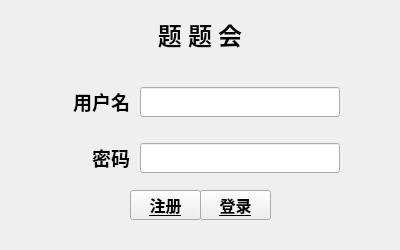
<?xml version="1.0" encoding="UTF-8"?>
<ui version="4.0">
 <class>loginForm</class>
 <widget class="QWidget" name="loginForm">
  <property name="geometry">
   <rect>
    <x>0</x>
    <y>0</y>
    <width>400</width>
    <height>250</height>
   </rect>
  </property>
  <property name="minimumSize">
   <size>
    <width>400</width>
    <height>250</height>
   </size>
  </property>
  <property name="maximumSize">
   <size>
    <width>400</width>
    <height>250</height>
   </size>
  </property>
  <property name="font">
   <font>
    <weight>50</weight>
    <bold>false</bold>
   </font>
  </property>
  <property name="acceptDrops">
   <bool>false</bool>
  </property>
  <property name="windowTitle">
   <string>题题会</string>
  </property>
  <widget class="QLabel" name="title">
   <property name="geometry">
    <rect>
     <x>100</x>
     <y>10</y>
     <width>200</width>
     <height>50</height>
    </rect>
   </property>
   <property name="font">
    <font>
     <family>黑体</family>
     <pointsize>18</pointsize>
     <weight>75</weight>
     <italic>false</italic>
     <bold>true</bold>
    </font>
   </property>
   <property name="text">
    <string>&lt;html&gt;&lt;head/&gt;&lt;body&gt;&lt;p&gt;&lt;span style=&quot; color:#000000;&quot;&gt;题  题  会&lt;/span&gt;&lt;/p&gt;&lt;/body&gt;&lt;/html&gt;</string>
   </property>
   <property name="alignment">
    <set>Qt::AlignCenter</set>
   </property>
  </widget>
  <widget class="QPushButton" name="goregisterButton">
   <property name="geometry">
    <rect>
     <x>130</x>
     <y>190</y>
     <width>71</width>
     <height>30</height>
    </rect>
   </property>
   <property name="font">
    <font>
     <family>黑体</family>
     <pointsize>12</pointsize>
     <weight>75</weight>
     <italic>false</italic>
     <bold>true</bold>
     <underline>true</underline>
    </font>
   </property>
   <property name="cursor">
    <cursorShape>PointingHandCursor</cursorShape>
   </property>
   <property name="styleSheet">
    <string notr="true">border-image: url(:/button/button.png);</string>
   </property>
   <property name="text">
    <string>注册</string>
   </property>
  </widget>
  <widget class="QPushButton" name="gologinButton">
   <property name="geometry">
    <rect>
     <x>200</x>
     <y>190</y>
     <width>71</width>
     <height>30</height>
    </rect>
   </property>
   <property name="font">
    <font>
     <family>黑体</family>
     <pointsize>12</pointsize>
     <weight>75</weight>
     <bold>true</bold>
     <underline>true</underline>
    </font>
   </property>
   <property name="cursor">
    <cursorShape>PointingHandCursor</cursorShape>
   </property>
   <property name="styleSheet">
    <string notr="true">border-image: url(:/button/button.png);</string>
   </property>
   <property name="text">
    <string>登录</string>
   </property>
  </widget>
  <widget class="QLineEdit" name="passwordEdit">
   <property name="geometry">
    <rect>
     <x>140</x>
     <y>143</y>
     <width>200</width>
     <height>30</height>
    </rect>
   </property>
   <property name="font">
    <font>
     <pointsize>9</pointsize>
     <kerning>false</kerning>
    </font>
   </property>
   <property name="styleSheet">
    <string notr="true"/>
   </property>
   <property name="maxLength">
    <number>10</number>
   </property>
   <property name="echoMode">
    <enum>QLineEdit::Password</enum>
   </property>
   <property name="dragEnabled">
    <bool>false</bool>
   </property>
   <property name="readOnly">
    <bool>false</bool>
   </property>
   <property name="clearButtonEnabled">
    <bool>true</bool>
   </property>
  </widget>
  <widget class="QLabel" name="username">
   <property name="enabled">
    <bool>true</bool>
   </property>
   <property name="geometry">
    <rect>
     <x>60</x>
     <y>87</y>
     <width>70</width>
     <height>30</height>
    </rect>
   </property>
   <property name="font">
    <font>
     <family>黑体</family>
     <pointsize>14</pointsize>
     <weight>75</weight>
     <bold>true</bold>
    </font>
   </property>
   <property name="text">
    <string>&lt;html&gt;&lt;head/&gt;&lt;body&gt;&lt;p&gt;&lt;span style=&quot; color:#000000;&quot;&gt;用户名&lt;/span&gt;&lt;/p&gt;&lt;/body&gt;&lt;/html&gt;</string>
   </property>
   <property name="alignment">
    <set>Qt::AlignRight|Qt::AlignTrailing|Qt::AlignVCenter</set>
   </property>
  </widget>
  <widget class="QLineEdit" name="usernameEdit">
   <property name="geometry">
    <rect>
     <x>140</x>
     <y>87</y>
     <width>200</width>
     <height>30</height>
    </rect>
   </property>
   <property name="font">
    <font>
     <pointsize>14</pointsize>
     <weight>50</weight>
     <bold>false</bold>
     <kerning>false</kerning>
    </font>
   </property>
   <property name="autoFillBackground">
    <bool>false</bool>
   </property>
   <property name="styleSheet">
    <string notr="true"/>
   </property>
   <property name="text">
    <string/>
   </property>
   <property name="clearButtonEnabled">
    <bool>true</bool>
   </property>
  </widget>
  <widget class="QLabel" name="password">
   <property name="geometry">
    <rect>
     <x>60</x>
     <y>143</y>
     <width>70</width>
     <height>30</height>
    </rect>
   </property>
   <property name="font">
    <font>
     <family>黑体</family>
     <pointsize>14</pointsize>
     <weight>75</weight>
     <italic>false</italic>
     <bold>true</bold>
    </font>
   </property>
   <property name="text">
    <string>&lt;html&gt;&lt;head/&gt;&lt;body&gt;&lt;p&gt;&lt;span style=&quot; color:#000000;&quot;&gt;密码&lt;/span&gt;&lt;/p&gt;&lt;/body&gt;&lt;/html&gt;</string>
   </property>
   <property name="alignment">
    <set>Qt::AlignRight|Qt::AlignTrailing|Qt::AlignVCenter</set>
   </property>
  </widget>
  <widget class="QLabel" name="label">
   <property name="geometry">
    <rect>
     <x>0</x>
     <y>0</y>
     <width>400</width>
     <height>250</height>
    </rect>
   </property>
   <property name="minimumSize">
    <size>
     <width>400</width>
     <height>250</height>
    </size>
   </property>
   <property name="maximumSize">
    <size>
     <width>400</width>
     <height>250</height>
    </size>
   </property>
   <property name="styleSheet">
    <string notr="true">image: url(:/login/login_400_250.png);</string>
   </property>
   <property name="text">
    <string/>
   </property>
  </widget>
  <zorder>label</zorder>
  <zorder>title</zorder>
  <zorder>goregisterButton</zorder>
  <zorder>gologinButton</zorder>
  <zorder>passwordEdit</zorder>
  <zorder>username</zorder>
  <zorder>usernameEdit</zorder>
  <zorder>password</zorder>
 </widget>
 <resources>
  <include location="back.qrc"/>
 </resources>
 <connections>
  <connection>
   <sender>gologinButton</sender>
   <signal>clicked()</signal>
   <receiver>loginForm</receiver>
   <slot>loginNow()</slot>
   <hints>
    <hint type="sourcelabel">
     <x>290</x>
     <y>229</y>
    </hint>
    <hint type="destinationlabel">
     <x>422</x>
     <y>240</y>
    </hint>
   </hints>
  </connection>
  <connection>
   <sender>goregisterButton</sender>
   <signal>clicked()</signal>
   <receiver>loginForm</receiver>
   <slot>goRegister()</slot>
   <hints>
    <hint type="sourcelabel">
     <x>166</x>
     <y>232</y>
    </hint>
    <hint type="destinationlabel">
     <x>98</x>
     <y>249</y>
    </hint>
   </hints>
  </connection>
 </connections>
 <slots>
  <slot>goRegister()</slot>
  <slot>loginNow()</slot>
 </slots>
</ui>
